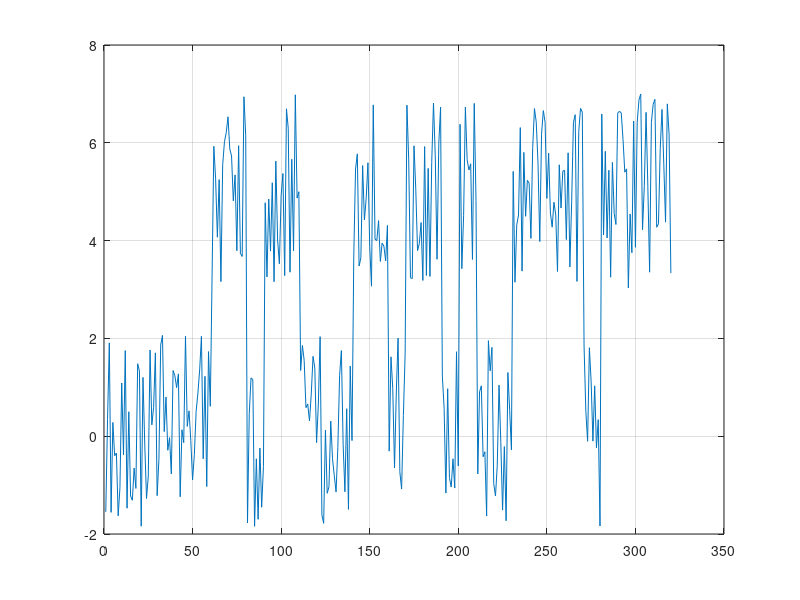

Source code (MATLAB):
logic1=5.0; % Logical one
logic0=0.1; % Logical zero
herzsec=10000; % Counts per second
pulsetime=10; % Time of one pulse - 1 or 0

%getting data

fid = fopen('input.txt', 'r');  
if fid == -1 
    error('File is not opened'); 
end 

% making source signal

data=fscanf(fid,'%f');
fclose(fid);
len=length(data);
lens=len*10;
timesigsecs=lens/herzsec; % time of all signal in seconds
timeaxis=(1:lens);
amplitude=(1:lens);
ibeg=1;
iend=pulsetime;
for i=1:len % Making amplitude array
    if data(i)==1 % If we see 1 we put 10 vals of logic1 into array of amplitudes
        for j=ibeg:iend % Same with 0
        amplitude(j)=logic1;
        end
        ibeg=ibeg+pulsetime;
        iend=iend+pulsetime;
    else
        for j=ibeg:iend
        amplitude(j)=logic0;
        end
        ibeg=ibeg+pulsetime;
        iend=iend+pulsetime;
    end
end

% making noise

noise=(rand(1,lens)*2-1)*2;
amplitude=amplitude+noise;
% output

disp(amplitude);
disp(timesigsecs);
plot(timeaxis,amplitude);
grid on;

% outputting data in file

fid=fopen('output_signal.txt','w');
if fid == -1 
    error('File is not opened'); 
end 

fprintf(fid,'%d\n',amplitude);
fclose(fid);